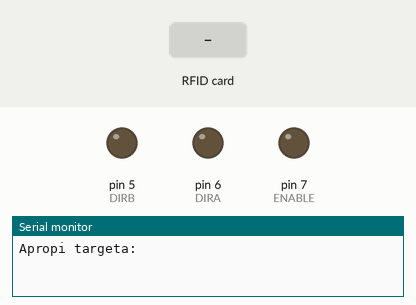
Recording of a sketch running on a simulated Arduino Uno, built with avr-gcc and run on an emulated ATmega328P. On the bench: output pins drawn as LEDs (lit = HIGH), the last lines printed to the serial monitor. The test bench sets the inputs (shaded band). Pins used as bus, display or sensor lines are not drawn.

Above: at 1.2 s.
1.3 s: RFID card E9 03 AD A3 held to the reader
At 2.0 s:
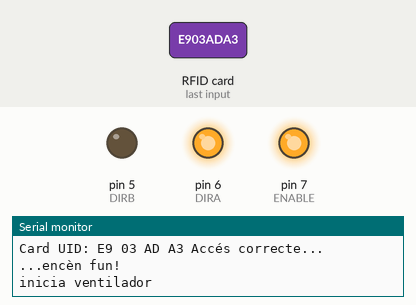
2.8 s: RFID card 5E 7A 19 C4 held to the reader
At 5.5 s:
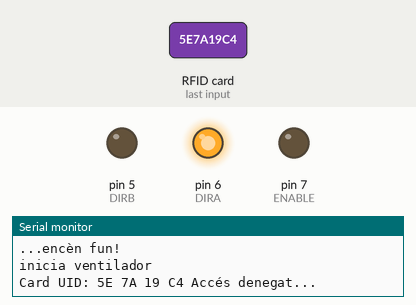
Timing chart, 0 to 7.0 s (numbered marks = the images above; inputs shaded):
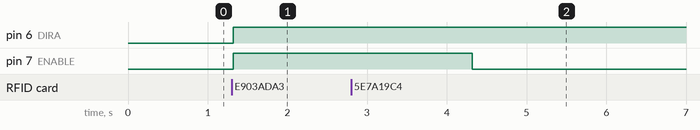

The sketch:

practica_9.1.ino
```cpp
#include <SPI.h>
#include <MFRC522.h>
#define RST_PIN 9 //Pin 9 para el reset del RC522
#define SS_PIN 10 //Pin 10 para el SS (SDA) del RC522
MFRC522 mfrc522(SS_PIN, RST_PIN); ///Creem l'objecte per al RC522

#define ENABLE 7
#define DIRA 6
#define DIRB 5

void setup() {
  //---set pin direction
  pinMode(ENABLE,OUTPUT);
  pinMode(DIRA,OUTPUT);
  pinMode(DIRB,OUTPUT);
  Serial.begin(9600); //Iniciem el port sèrie
  SPI.begin(); //Iniciem el Bus SPI
  mfrc522.PCD_Init(); // Iniciem el MFRC522
  Serial.println("Apropi targeta:");
}

byte ActualUID[4]; //almacenará el código del Tag leído
byte Usuari[4]= {0xE9, 0x03, 0xAD, 0xA3} ; //código de l'usuari

void loop() {
  if ( mfrc522.PICC_IsNewCardPresent()){ // Si detecta una nova targeta
    if ( mfrc522.PICC_ReadCardSerial()){ // Si llegeix la tarja
      // Mostrem l'UID al port sèrie
      Serial.print(F("Card UID:"));
      for (byte i = 0; i < mfrc522.uid.size; i++) {
        Serial.print(mfrc522.uid.uidByte[i] <0x10 ? " 0" : " ");
        Serial.print(mfrc522.uid.uidByte[i],HEX);
        ActualUID[i]=mfrc522.uid.uidByte[i];
      }
      Serial.print(" ");
      //Executem la comparació per veure si és la targeta garantida
      if(compareArray(ActualUID,Usuari)){
        Serial.println("Accés correcte...");
        Serial.println("...encèn fun!");
        encenfun();
      }else{
        Serial.println("Accés denegat...");
      }
      // Terminamos la lectura de la tarjeta tarjeta actual
      mfrc522.PICC_HaltA();
    }
  }
}

//Función per comparar dos vectors
boolean compareArray(byte array1[],byte array2[]){
  if(array1[0] != array2[0])return(false);
  if(array1[1] != array2[1])return(false);
  if(array1[2] != array2[2])return(false);
  if(array1[3] != array2[3])return(false);
  return(true);
}

void encenfun(){
  Serial.println("inicia ventilador");
  digitalWrite(ENABLE,HIGH); // encen
  digitalWrite(DIRA,HIGH); //quina direcció
  digitalWrite(DIRB,LOW);
  delay(3000);
  digitalWrite(ENABLE,LOW);
}
```

Measured:
- after the input at 1.3 s, pin 6 (DIRA), pin 7 (ENABLE): LOW → HIGH at once
